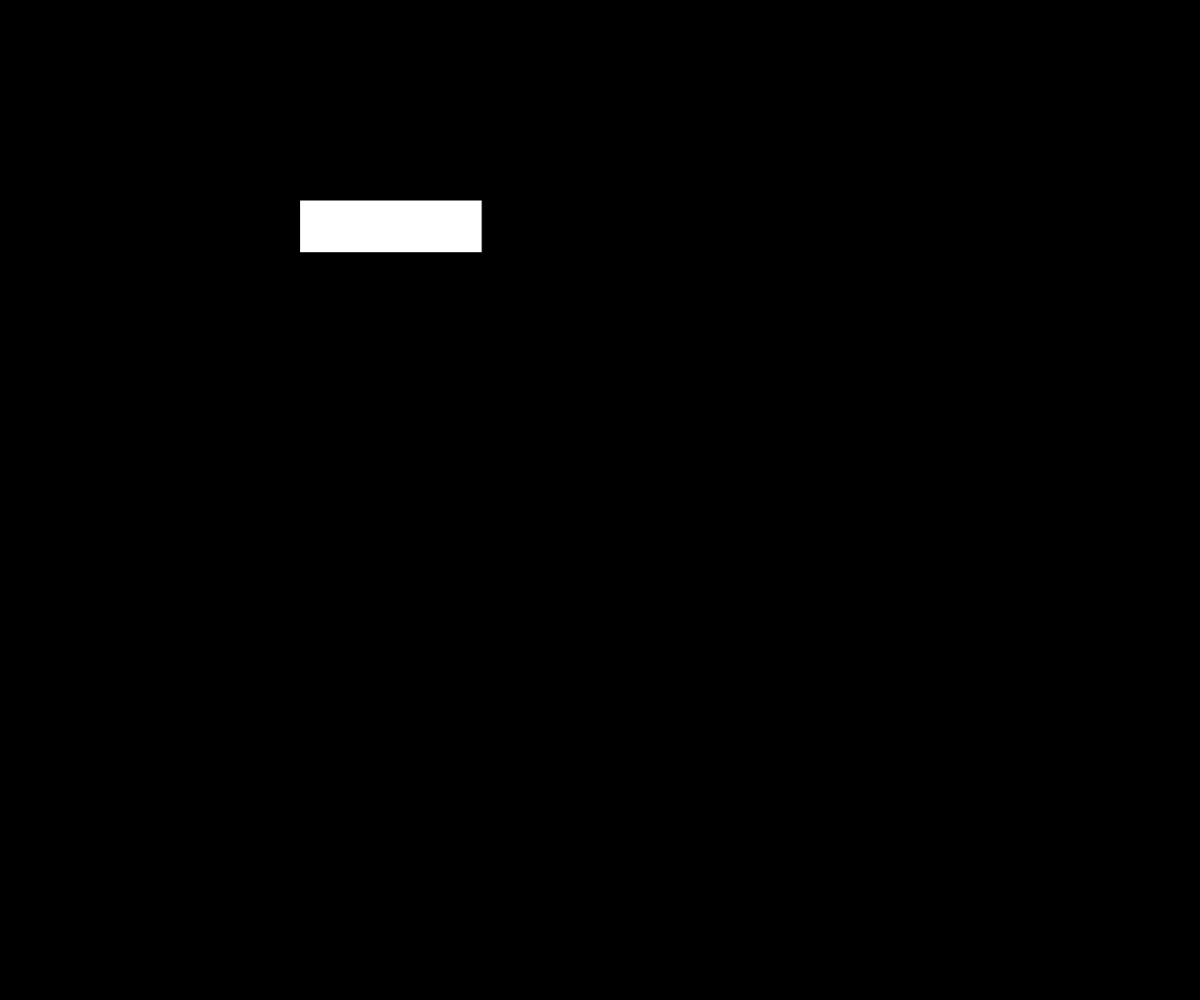
Frame 1 (no input)
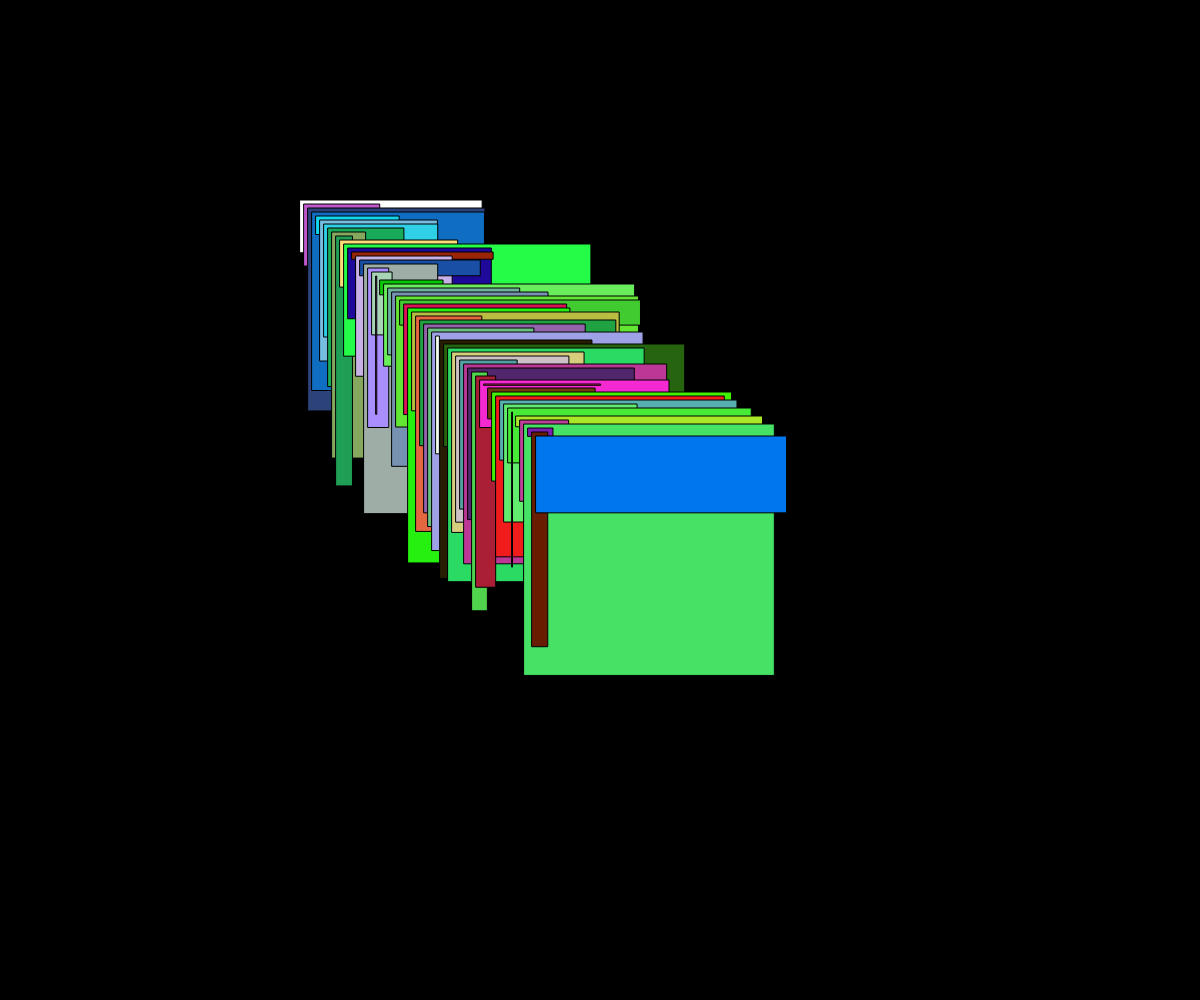
Frame 60 (no input)
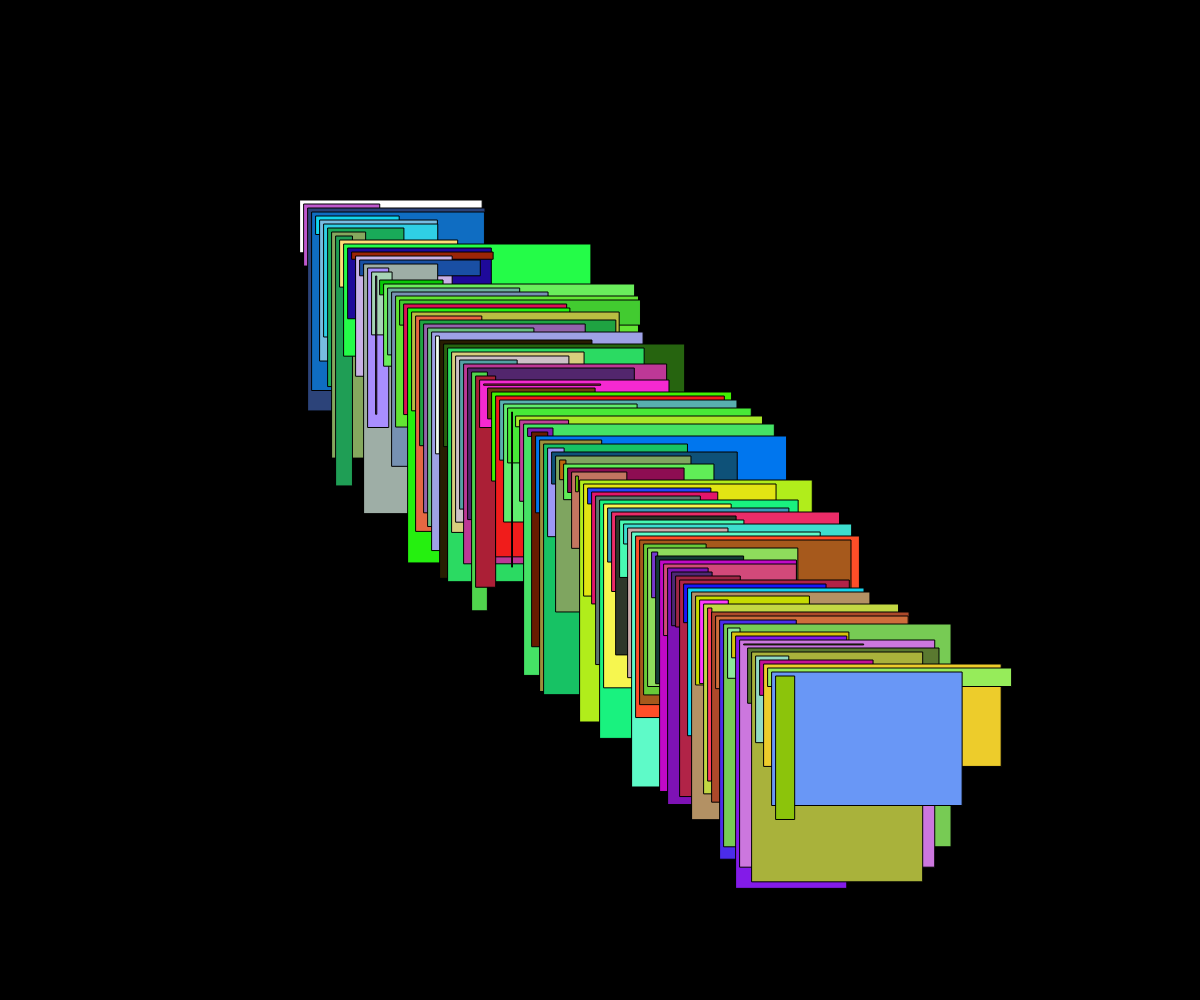
Frame 120 (the mouse pressed at the canvas centre since frame 60)

The p5.js sketch that drew these frames (run headless with seeded random() and noise() and a simulated clock; from frame 60 on, the mouse is pressed at the canvas centre):

// p5.js sketch
// ── sketch.js
var xpos = 300
var ypos = 200
var xspeed = 4
var yspeed = 4
function setup() {
  createCanvas (windowWidth,windowHeight)
  background(0);
}

function draw() {
  //background(0);
  rect(xpos,ypos,random(0,255),random(0,255))
  fill(random(0,255),random(0,255),random(0,255));
  
  //xpos+=2
  //ypos+=2
  
  if (xpos > width - 40){
  xspeed = -3
    
  }
  if (ypos > height-40){
  yspeed = -3
  }
  
  if (xpos < 0 ){
    xspeed = 3
  }
  if (ypos < 0 ){
    yspeed = 3
  }
  //if (ypos > height - 40){
   // yspeed = 2
    
  xpos = xpos + xspeed
  ypos = ypos + yspeed
}
function windowResized (){
  resizeCanvas(windowWidth, windowHeight);
}
